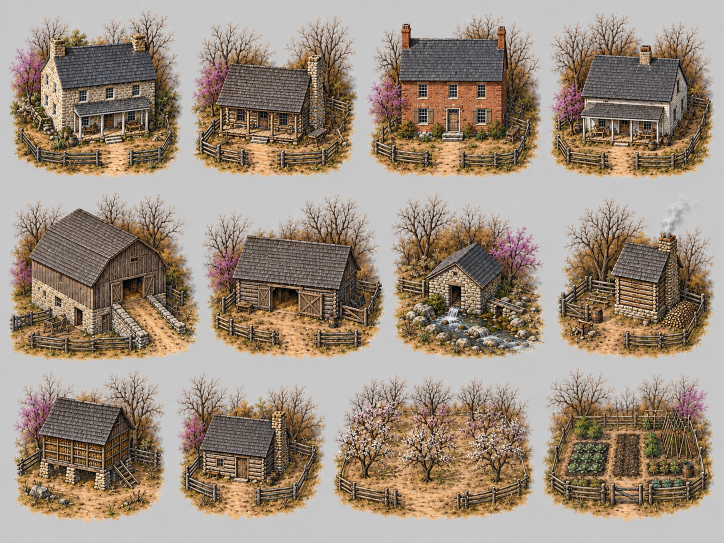
#> input picture art/1862_spring/sheets/19th_century_farmstead_building_tiles.webp, 1448 x 1086 px (shown at 1/2 size)
$ python -i validate_tile_edges.py   (imports and definitions only)
#> lines starting #> are read from the running program, lines starting #| are printed output that depends on the picture; after the words box and inside, x2 and y2 are one past the last pixel; in counts of white or black regions, pixels touching at a corner belong together
#> further down, picture is the input picture: shape (1086, 1448, 3); mean B, G, R 127.3, 142.1, 157.1
#!/usr/bin/env python3
"""Non-destructive visual/geometry preflight for Shenandoah 1862 concept hex sheets.

Requirements: Python 3.10+, opencv-python, numpy, Pillow optional for contact sheet.

This IS NOT an automated historical-feature recognizer. A matching RGB edge band
alone does not establish that a ROAD, RIVER, RAIL, FENCE or WALL connects.
A verified game's tile needs a signed, human-reviewed explicit ports manifest.

Usage: python validate_tile_edges.py --input /path/to/artwork --out /path/to/audit
"""
from __future__ import annotations
import argparse
import csv
import hashlib
import json
import math
from pathlib import Path
from typing import Any
import cv2
import numpy as np
from port_validation import validate_network

SCHEMA_VERSION = "0.3"
PORT_TYPES = {"pike", "dirt_road", "farm_lane", "rail", "river", "creek", "wood_fence", "stone_wall"}
SUGGESTED_TYPES = sorted(PORT_TYPES)
EDGE_NAMES = {
    "point_top": ["NE", "E", "SE", "SW", "W", "NW"],
    "flat_top": ["N", "NE", "SE", "S", "SW", "NW"],
}
CANDIDATE_WORDS = ("tile", "terrain", "countryside", "spring", "hex", "farmstead",
    "floodplain", "road", "appalachian", "crossing", "transport", "watercolor", "a_clean_")
OMIT_NAMES = ("_preview", "grok_", "stonewall", "_map_preview", "valley_map", "asset_connections", "test_", "imagegen", "tile_variants_montage", "vintage_winchester_kernstown", "a_clean_infographic")
# These sheets are standalone objects without a hexagonal ground footprint.
# Building-roof peaks should NOT be confused with the north point of a hex.
OBJECT_OVERLAY_SHEETS = {
    "19th_century_farmstead_building_tiles.png",
    "watercolor_farm_terrain_tile_sheet.png",
    "watercolor_countryside_industry_asset_sheet.png",
    "a_clean_illustration_asset_sheet_on_a_neutral_ligh.png",
    "a_clean_illustration_asset_sheet_style_composition.png",
    "a_clean_illustration_diagram_style_overhead_isomet.png",
}
# Dense mosaic touching across boundaries cannot be reliably isolated by
# simple rectangular cells; retain as review art but do not issue misleading port results.
MANUAL_SEGMENTATION_REQUIRED = {"top_down_isometric_style_game_terrain_tile_sheet.png",
    "a_clean_flat_lay_graphic_art_sheet_a_grid_of_man.png",
    "a_clean_high_resolution_concept_art_game_asset.png"}
NOT_INDIVIDUAL_HEXES = OBJECT_OVERLAY_SHEETS | MANUAL_SEGMENTATION_REQUIRED
# Some compositions deliberately mix 5 tiles within a 3x2 artboard;
# a blank cell is not an asset. Connected silhouettes can touch at corners.
GRID_OVERRIDES = {
    "civil_war_era_hex_tile_terrain_sheet.png": (4, 3),
    "shenandoah_valley_terrain_tile_sheet.png": (4, 3),
    "19th_century_farmstead_building_tiles.png": (4, 3),
    "watercolor_farm_terrain_tile_sheet.png": (4, 3),
    "watercolor_countryside_industry_asset_sheet.png": (4, 3),
    "shenandoah_valley_terrain_tile_set.png": (4, 3),
    "springtime_hex_tile_countryside_map.png": (4, 2),
    "civil_war_countryside_hex_map_tiles.png": (4, 2),
    "early_spring_floodplain_hex_tiles.png": (4, 3),
    "shenandoah_terrain_hex_tile_sheet.png": (5, 4),
    "six_tile_americana_terrain_collage.png": (3, 2),
}


# [4 lines left out: function item_files, not called in this run]


def foreground(image: np.ndarray) -> np.ndarray:
    """Conservative color mask for brown/ochre sprites over neutral gray artboard."""
    b, g, r = [channel.astype(np.int16) for channel in cv2.split(image)]
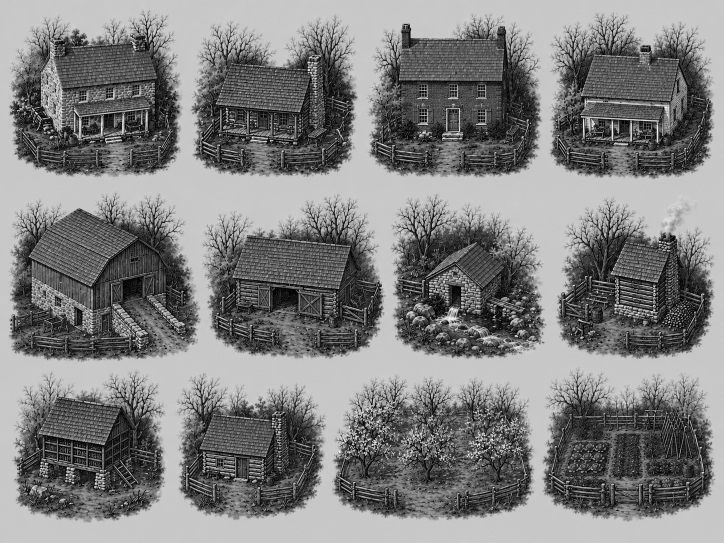
#> b: shape (1086, 1448) int16 (shown at 1/2 size); min 0, max 255, mean 127.3
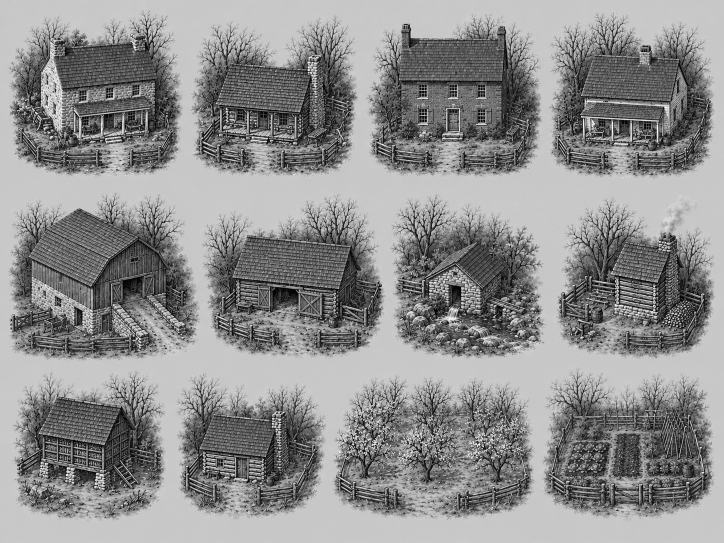
#> g: shape (1086, 1448) int16 (shown at 1/2 size); min 0, max 255, mean 142.1
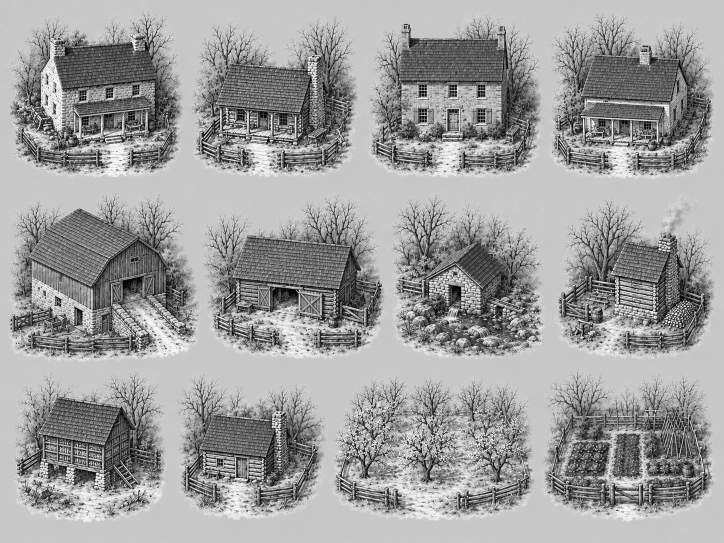
#> r: shape (1086, 1448) int16 (shown at 1/2 size); min 0, max 255, mean 157.1
    sat = np.max(image, axis=2).astype(np.int16) - np.min(image, axis=2).astype(np.int16)
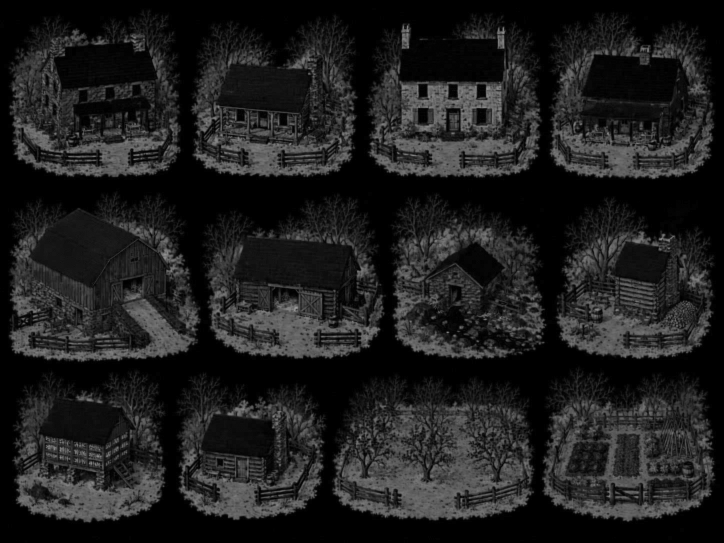
#> sat: shape (1086, 1448) int16 (shown at 1/2 size); min 0, max 158, mean 30.3
    return np.uint8(((r - b > 13) & (r >= g - 16) & (sat > 16))) * 255
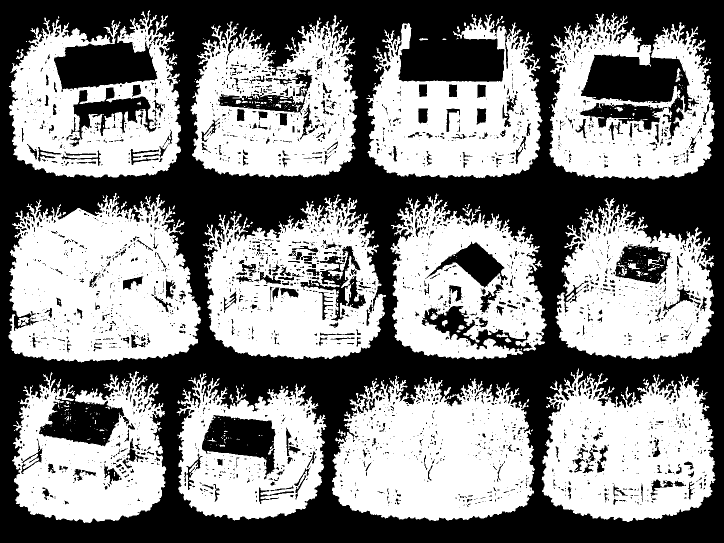
#> returned value: shape (1086, 1448) (shown at 1/2 size); 52.4% white; 3137 black regions (2501 under 20 px), largest, box (x1, y1, x2, y2) and area: (0, 0, 1448, 1086) 645178, (404, 830, 551, 951) 10027, (142, 175, 313, 279) 6479


def silhouette_stats(image: np.ndarray):
    mask = foreground(image)
    m = cv2.morphologyEx(mask, cv2.MORPH_CLOSE, np.ones((5, 5), np.uint8))
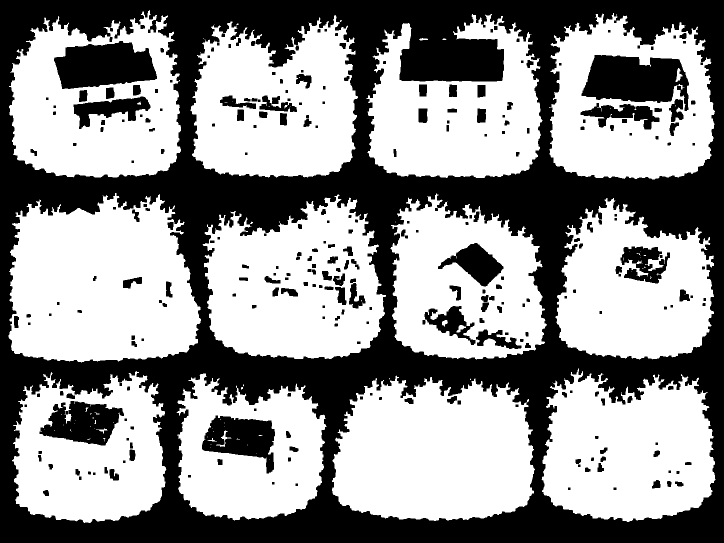
#> m: shape (1086, 1448) (shown at 1/2 size); 57.7% white; 291 black regions, largest, box (x1, y1, x2, y2) and area: (0, 0, 1448, 1086) 565887, (1163, 110, 1378, 222) 16005, (108, 82, 314, 178) 14458
    n, labels, stats, centroids = cv2.connectedComponentsWithStats(m, 8)
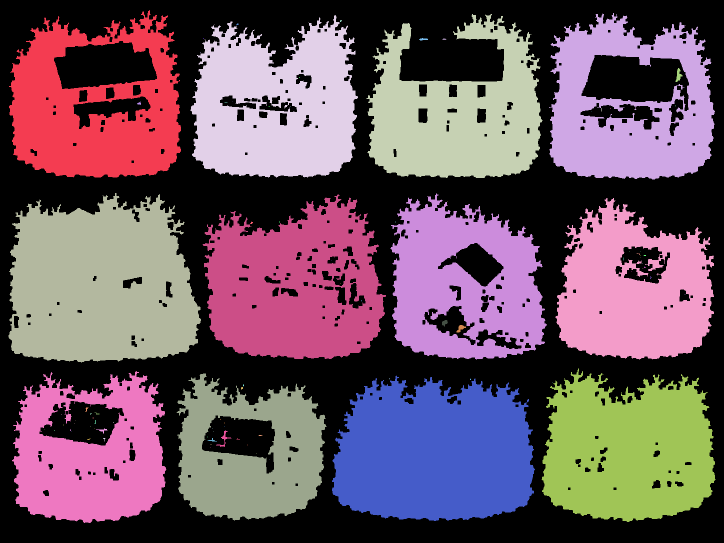
#> labels: shape (1086, 1448) int32 (shown at 1/2 size); 91 distinct labels, from 0 to 90; one colour per label, 0 black
#> n = 91; stats = 91 rows, first 6: [0, 0, 1448, 1086, 665519], [18, 20, 344, 335, 70687], [1098, 26, 332, 333, 66863], [733, 28, 352, 328, 71963], [381, 30, 335, 325, 78818], [680, 40, 4, 4, 11]; centroids = 91 pairs, first value 89 to 1369.5, second value 41.45 to 919
    minimum = image.shape[0] * image.shape[1] * .030
#> minimum = 47175.8
    good = [tuple(map(int, v)) for v in stats[1:] if v[cv2.CC_STAT_AREA] > minimum]
#> good = 12 items, first 6: (18, 20, 344, 335, 70687), (1098, 26, 332, 333, 66863), (733, 28, 352, 328, 71963), (381, 30, 335, 325, 78818), (17, 386, 385, 339, 103105), (781, 387, 313, 332, 66854)
    return good


# [200 lines left out: functions probable_grid, hex_vertices, edge_rgb_samples, assess_shape, compare_profiles, scan_sheets and 3 more, not called in this run]

# [1 line not run here, left out]

>>> import cv2
>>> picture = cv2.imread('../../art/1862_spring/sheets/19th_century_farmstead_building_tiles.webp')
>>> result = silhouette_stats(picture)
#> result has the same summary as good in silhouette_stats

$ run again, on art/1862_spring/sheets/five_tile_spring_crossing_set.webp
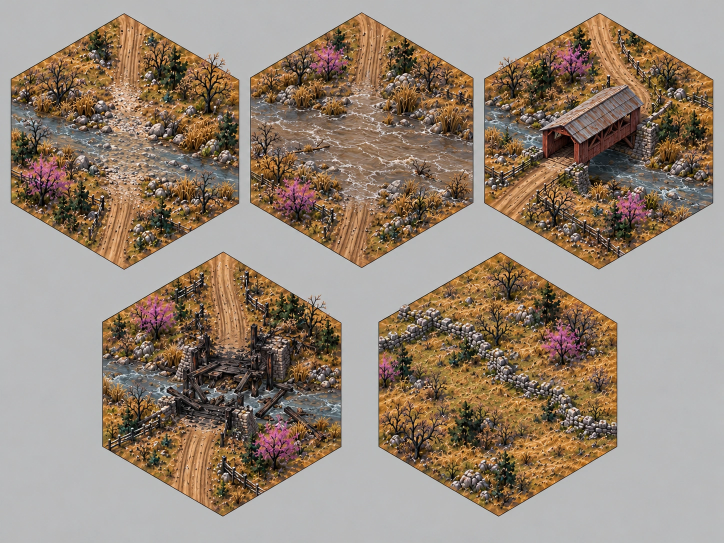
#> input picture art/1862_spring/sheets/five_tile_spring_crossing_set.webp, 1448 x 1086 px (shown at 1/2 size)
#> picture is the input picture: shape (1086, 1448, 3); mean B, G, R 119.7, 134.4, 149.9
#> in foreground, `return np.uint8(((r - b > 13) & (r >= g - 16) & (sat > 16))) * 255`:
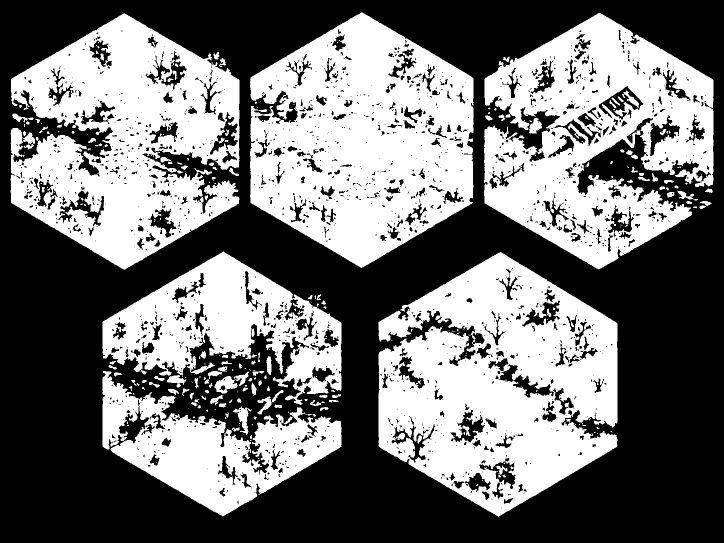
#> returned value: shape (1086, 1448) (shown at 1/2 size); 45.5% white; 330 white regions (184 under 20 px), largest, box (x1, y1, x2, y2) and area: (757, 504, 1235, 1033) 158046, (500, 25, 947, 536) 152967, (21, 27, 479, 539) 137310
#> m: shape (1086, 1448); 48.5% white; 84 white regions (24 under 20 px), largest, box (x1, y1, x2, y2) and area: (757, 504, 1235, 1033) 167462, (500, 25, 947, 536) 161661, (21, 27, 479, 539) 148781
#> in silhouette_stats, `n, labels, stats, centroids = cv2.connectedComponentsWithStats(m, 8)`:
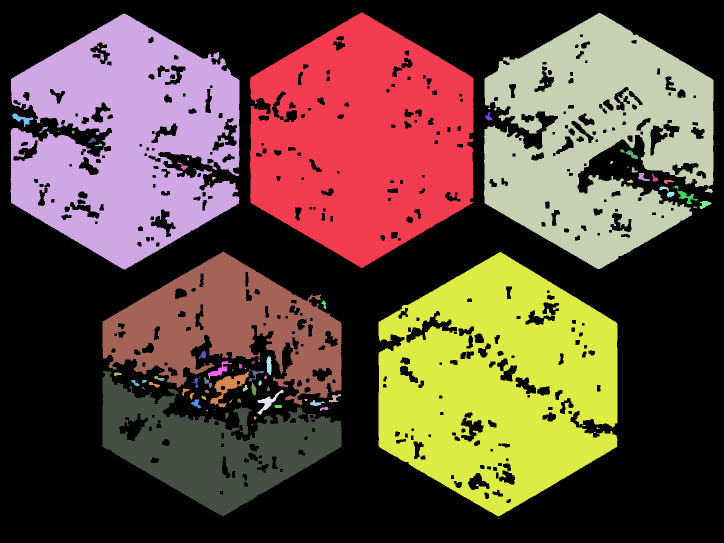
#> labels: shape (1086, 1448) int32 (shown at 1/2 size); 85 distinct labels, from 0 to 84; one colour per label, 0 black
#> n = 85; stats = 85 rows, first 6: [0, 0, 1448, 1086, 810078], [500, 25, 447, 511, 161661], [21, 27, 458, 512, 148781], [968, 26, 459, 513, 141541], [195, 92, 4, 5, 14], [1093, 165, 3, 4, 8]; centroids = 85 pairs, first value 44.21 to 1409.2, second value 94 to 958
#> good = [(500, 25, 447, 511, 161661), (21, 27, 458, 512, 148781), (968, 26, 459, 513, 141541), (205, 503, 478, 307, 71362), (757, 504, 478, 529, 167462), (205, 742, 478, 291, 62996)]
#> result has the same summary as good in silhouette_stats
